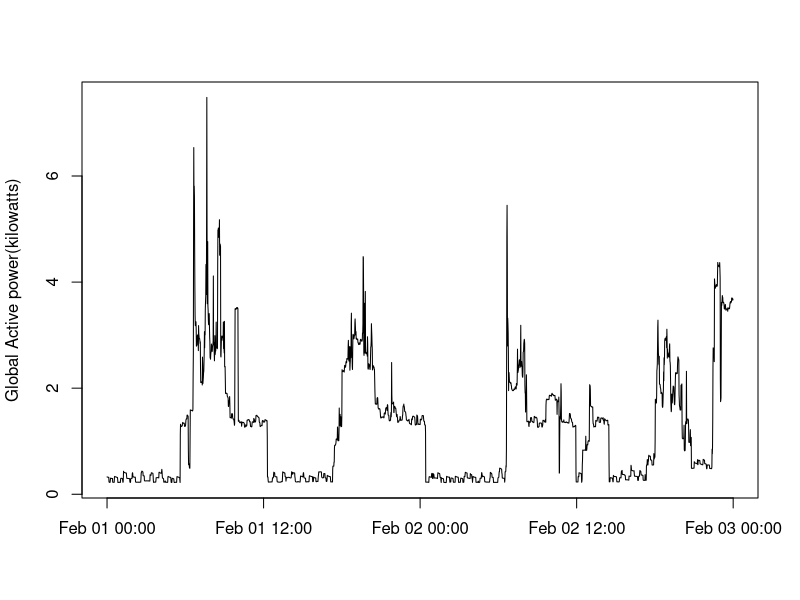

This chart was generated by the following R code:
# I separated the cleaning function to a script called clean.R
# Please check the root dir of the repo 
# for what happened in the script :) 

library(data.table)

# read small Data set
dt <-fread("workingData.csv")

png("plot2.png", width = 600, height = 600)
# plotting with line 
with(dt, plot(DnT,Global_active_power,type = "l",
              ylab = "Global Active power(kilowatts)",
              xlab = ""))

# copy to file
#dev.copy(png,"plot2.png")
dev.off()
